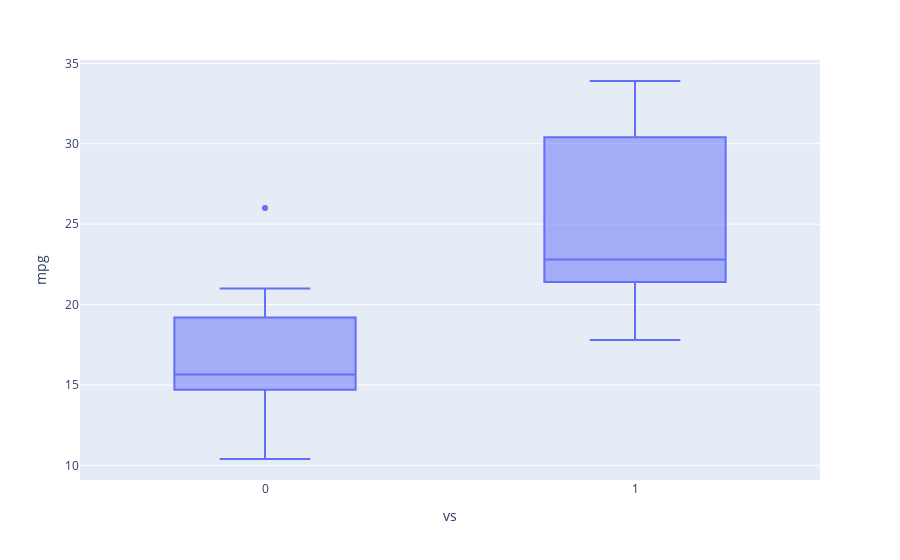

Notebook source saved alongside this figure:
### Markdown cell above
For the V-shaped data, there is an outlier (the blue dot). But which data point is it? We can modify the plot to include more information when we hover.

### Code cell
fig = px.box(
    df_mtcars, 
    x='vs', 
    y = 'mpg',
    hover_data = ['Car']
)
fig.show()

### Figure 1 — Plotly figure (JSON) as saved in the notebook; plotly's stock layout.template omitted (floating-point values rounded to 4 significant figures)
{"data": [{"alignmentgroup": "True", "customdata": [["Mazda RX4"], ["Mazda RX4 Wag"], ["Datsun 710"], ["Hornet 4 Drive"], ["Hornet Sportabout"], ["Valiant"], ["Duster 360"], ["Merc 240D"], ["Merc 230"], ["Merc 280"], ["Merc 280C"], ["Merc 450SE"], ["Merc 450SL"], ["Merc 450SLC"], ["Cadillac Fleetwood"], ["Lincoln Continental"], ["Chrysler Imperial"], ["Fiat 128"], ["Honda Civic"], ["Toyota Corolla"], ["Toyota Corona"], ["Dodge Challenger"], ["AMC Javelin"], ["Camaro Z28"], ["Pontiac Firebird"], ["Fiat X1-9"], ["Porsche 914-2"], ["Lotus Europa"], ["Ford Pantera L"], ["Ferrari Dino"], ["Maserati Bora"], ["Volvo 142E"]], "hovertemplate": "vs=%{x}<br>mpg=%{y}<br>Car=%{customdata[0]}<extra></extra>", "legendgroup": "", "marker": {"color": "#636efa"}, "name": "", "notched": false, "offsetgroup": "", "orientation": "v", "showlegend": false, "type": "box", "x": [0, 0, 1, 1, 0, 1, 0, 1, 1, 1, 1, 0, 0, 0, 0, 0, 0, 1, 1, 1, 1, 0, 0, 0, 0, 1, 0, 1, 0, 0, 0, 1], "x0": " ", "xaxis": "x", "y": [21, 21, 22.8, 21.4, 18.7, 18.1, 14.3, 24.4, 22.8, 19.2, 17.8, 16.4, 17.3, 15.2, 10.4, 10.4, 14.7, 32.4, 30.4, 33.9, 21.5, 15.5, 15.2, 13.3, 19.2, 27.3, 26, 30.4, 15.8, 19.7, 15, 21.4], "y0": " ", "yaxis": "y"}], "layout": {"autosize": true, "boxmode": "group", "legend": {"tracegroupgap": 0}, "margin": {"t": 60}, "xaxis": {"anchor": "y", "autorange": true, "domain": [0, 1], "range": [-0.5, 1.5], "title": {"text": "vs"}, "type": "linear"}, "yaxis": {"anchor": "x", "autorange": true, "domain": [0, 1], "range": [9.094, 35.21], "title": {"text": "mpg"}, "type": "linear"}}}
